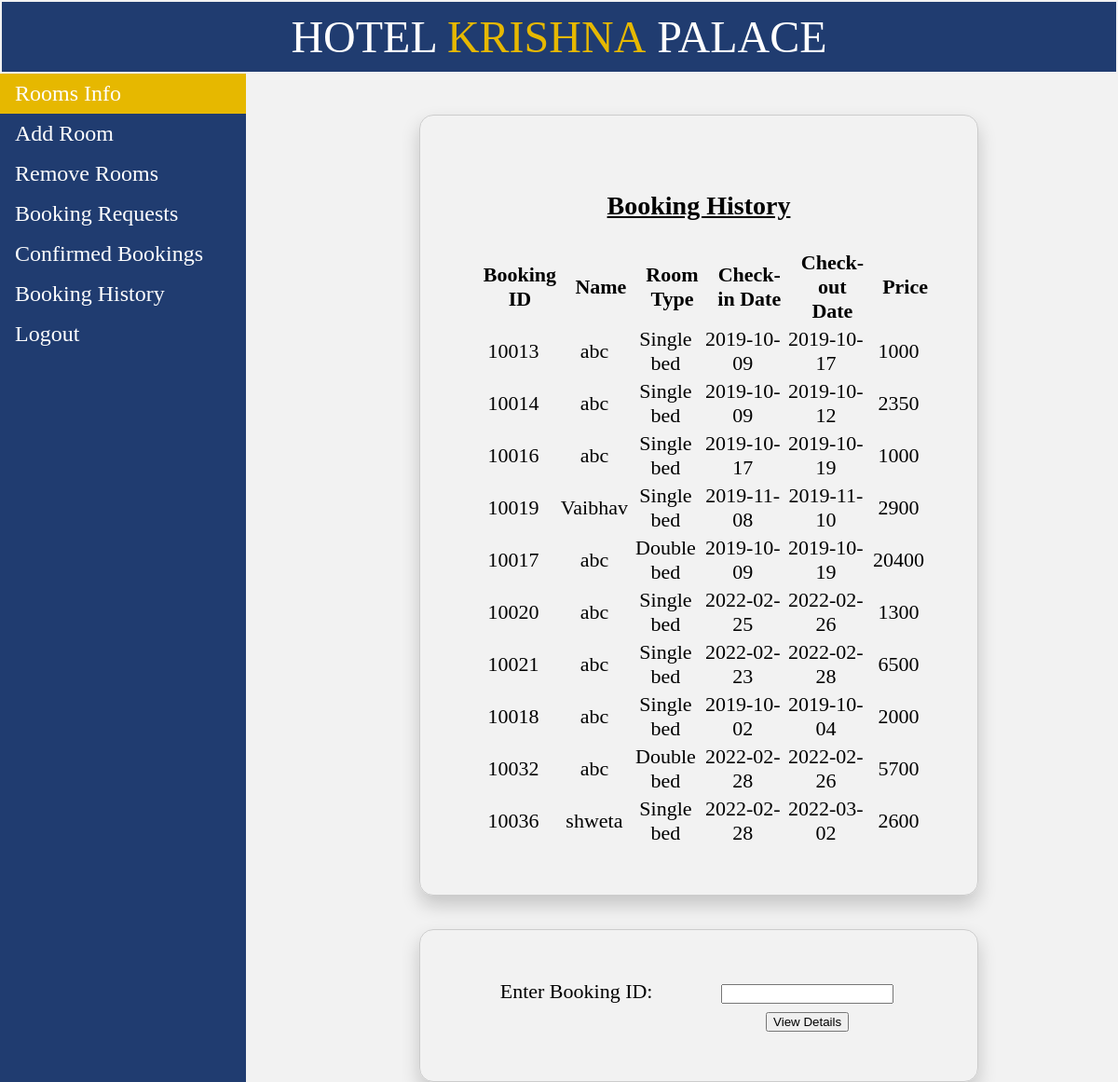
/booking_history.php, run on the app's committed database.
### tables this page shows
CREATE TABLE `booked_hist` (
  `phone` int(11) NOT NULL,
  `name` varchar(20) NOT NULL,
  `idproof` varchar(20) NOT NULL,
  `room_type` varchar(20) NOT NULL,
  `checkin` date NOT NULL,
  `checkout` date NOT NULL,
  `days` int(11) NOT NULL,
  `ac` varchar(5) NOT NULL,
  `breakfast` varchar(5) NOT NULL,
  `lunch` varchar(5) NOT NULL,
  `snacks` varchar(5) NOT NULL,
  `dinner` varchar(5) NOT NULL,
  `swimming` varchar(5) NOT NULL,
  `price` int(11) NOT NULL,
  `book_id` int(11) NOT NULL
);

### booking_history.php (the view, shortened to what this page needs)
<!DOCTYPE html>
<html>
<head>
</head>
<body>
	<table style="width: 100%;">
		<tr>
			<td id="td1" style="padding: 10px; font-size: 48px;">HOTEL <p style="color: #e6b800; display: inline;">KRISHNA</p> PALACE</td>
		</tr>
	</table>
	<ul>
		<li><a href="admin_view.php" class="active">Rooms Info</a></li>
		<li><a href="add_room_admin.php">Add Room</a></li>
		<li><a href="remove_room_admin.php">Remove Rooms</a></li>
		<li><a href="admin_room_status.php">Booking Requests</a></li>
		<li><a href="confirmed_bookings.php">Confirmed Bookings</a></li>
		<li><a href="booking_history.php">Booking History</a></li>
		<li><a href="index.php">Logout</a></li>
	</ul>
	<div style="margin-left:25%;padding:1px 16px;height:1000px;">
			<table class="basic_box">
				<tr>
					<td colspan="6"><p style="font-size: 28px; text-align: center; text-decoration: underline;"><b>Booking History</b></p>
				</td>
				<tr>
					<th>Booking ID</th>
					<th>Name</th>
					<th>Room Type</th>
					<th>Check-in Date</th>
					<th>Check-out Date</th>
					<th>Price</th>
				</tr>
				<tr>
				<?php
					$conn = new mysqli("localhost","root","", "iwp");
					$sql1 = "SELECT * from booked_hist";
					if ($result=mysqli_query($conn,$sql1))
				  	{
				  		while ($row=mysqli_fetch_row($result))
				    	{
				    		?>
				    		<td><?php echo $row[14]; ?></td>
				   			<td><?php echo $row[1]; ?></td>
				   			<td><?php echo $row[3]; ?></td>
				   			<td><?php echo $row[4]; ?></td>
				    		<td><?php echo $row[5]; ?></td>
				    		<td><?php echo $row[13]; ?></td>
				</tr><?php
				    	}
				    }?>
			</table><br><br>
			<table class="basic_box">
				<tr>
					<td colspan="1">Enter Booking ID:</td>
					<td colspan="2">
						<form action="admin_room_history.php" method="post">
							<input type="number" name="book_id">
					</td>
				</tr>
				<tr>
					<td></td>
					<td style="text-align: center;"><button type="submit">View Details</button></td></form>
				</tr>
			</table>
		</div>
	</body>
</html>

### booking_history.php (style rules this page uses)
body { margin: 0; background: #f2f2f2; }
table { font-size: 22px; }
td { text-align: center; }
.basic_box { border: 1px solid #ccc; border-radius: 15px; margin: auto; width: 600px; padding: 50px; box-shadow: 0 10px 20px rgba(0,0,0,0.19); }
#td1 { background-color: rgba(09,41,98,0.9); color: white; border: 10px; margin-top: -10px; padding: 10px; }
th { font-weight: bold; padding-left: 15px; }
ul { list-style-type: none; margin: 0; padding: 0; width: 22%; font-size: 24px; background-color: rgba(09,41,98,0.9); text-decoration: none; position: fixed; height: 100%; overflow: auto; }
li { color: white; }
li a { display: block; color: white; padding: 8px 16px; text-decoration: none; }
li a.active { background-color: #e6b800; color: white; }

### data on the page
booked_hist: book "10013", name "abc", room_type "Single bed", checkin "2019-10-09", checkout "2019-10-17", price "1000"
booked_hist: book "10014", name "abc", room_type "Single bed", checkin "2019-10-09", checkout "2019-10-12", price "2350"
booked_hist: book "10016", name "abc", room_type "Single bed", checkin "2019-10-17", checkout "2019-10-19", price "1000"
booked_hist: book "10019", name "Vaibhav", room_type "Single bed", checkin "2019-11-08", checkout "2019-11-10", price "2900"
booked_hist: book "10017", name "abc", room_type "Double bed", checkin "2019-10-09", checkout "2019-10-19", price "20400"
booked_hist: book "10020", name "abc", room_type "Single bed", checkin "2022-02-25", checkout "2022-02-26", price "1300"
booked_hist: book "10021", name "abc", room_type "Single bed", checkin "2022-02-23", checkout "2022-02-28", price "6500"
booked_hist: book "10018", name "abc", room_type "Single bed", checkin "2019-10-02", checkout "2019-10-04", price "2000"
booked_hist: book "10032", name "abc", room_type "Double bed", checkin "2022-02-28", checkout "2022-02-26", price "5700"
booked_hist: book "10036", name "shweta", room_type "Single bed", checkin "2022-02-28", checkout "2022-03-02", price "2600"
